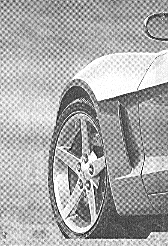
#> input picture 4.tif, 168 x 246 px
$ python lab11.py
#> lines starting #> are read from the running program, lines starting #| are printed output that depends on the picture; after the words box and inside, x2 and y2 are one past the last pixel; in counts of white or black regions, pixels touching at a corner belong together
# """
# Task 1
# Use the following figures to compute the FFT and display the results.
# """
#
# import cv2 as cv
# import numpy as np
#
# filename1 = '1a.tif'
# filename2 = '1b.tif'
#
# img1 = cv.imread(filename1, cv.IMREAD_GRAYSCALE)
# img2 = cv.imread(filename2, cv.IMREAD_GRAYSCALE)
#
# f1 = np.fft.fftshift(np.fft.fft2(img1))
# f2 = np.fft.fftshift(np.fft.fft2(img2))
#
# magnitude1 = np.abs(f1)
# magnitude2 = np.abs(f2)
#
# magnitude1_log = np.log(1 + magnitude1)
# magnitude2_log = np.log(1 + magnitude2)
#
# # Normalize the magnitude spectrum images to uint8 format
# magnitude1_log_normalized = cv.normalize(magnitude1_log, None, 0, 255, cv.NORM_MINMAX, dtype=cv.CV_8U)
# magnitude2_log_normalized = cv.normalize(magnitude2_log, None, 0, 255, cv.NORM_MINMAX, dtype=cv.CV_8U)
#
# # Display magnitude spectrum images using OpenCV
# cv.imshow("Magnitude Spectrum of Image 1", magnitude1_log_normalized)
# cv.imshow("Magnitude Spectrum of Image 2", magnitude2_log_normalized)
# cv.waitKey(0)
# cv.destroyAllWindows()


# """
# Task 02
#  Apply smoothing effect on the given image (Fig 3) using Fourier transform technique. You will apply rectangular
#  shape low pass filter with cut off frequency 30 on given image. Display input image, its magnitude spectrum
#  and output image.
# """
#
# import cv2 as cv
# import numpy as np
#
# img = cv.imread("2.tif", cv.IMREAD_GRAYSCALE)
# f = np.fft.fftshift(np.fft.fft2(img))
#
# # Create a rectangular low pass filter
# rows, cols = img.shape
# cutoff_frequency = 30
# low_pass_filter = np.zeros((rows, cols), dtype=np.uint8)
# low_pass_filter[int(rows / 2) - cutoff_frequency:int(rows / 2) + cutoff_frequency,
# int(cols / 2) - cutoff_frequency:int(cols / 2) + cutoff_frequency] = 1
#
# # Apply the filter to the frequency domain representation of the image
# filtered_f = f * low_pass_filter
#
# # Compute the inverse Fourier transform to get the filtered image
# filtered_img = np.abs(np.fft.ifft2(np.fft.ifftshift(filtered_f)))
#
# # Normalize the filtered image to uint8 format
# filtered_img_normalized = cv.normalize(filtered_img, None, 0, 255, cv.NORM_MINMAX, dtype=cv.CV_8U)
#
# # Display the input image, magnitude spectrum, and filtered image
# cv.imshow("Input Image", img)
# cv.imshow("Magnitude Spectrum", np.uint8(np.abs(10 * np.log(f))))
# cv.imshow("Filtered Image", filtered_img_normalized)
# cv.waitKey(0)
# cv.destroyAllWindows()

# """
# Task 03
# Find magnitude gradient of image by applying high pass filter of rectangular shape with cut off frequency 30.
# Display input image its magnitude spectrum and magnitude gradient.

# """

# import cv2 as cv
# import numpy as np

# img = cv.imread("3.tif", cv.IMREAD_GRAYSCALE)

# f = np.fft.fftshift(np.fft.fft2(img))

# # Create a rectangular high pass filter
# rows, cols = img.shape
# cutoff_frequency = 30
# high_pass_filter = np.ones((rows, cols), dtype=np.uint8)
# high_pass_filter[int(rows / 2) - cutoff_frequency:int(rows / 2) + cutoff_frequency,
#                     int(cols / 2) - cutoff_frequency:int(cols / 2) + cutoff_frequency] = 0

# # Apply the filter to the frequency domain representation of the image
# filtered_f = f * high_pass_filter

# # Compute the inverse Fourier transform to get the filtered image

# filtered_img = np.abs(np.fft.ifft2(np.fft.ifftshift(filtered_f)))

# # Normalize the filtered image to uint8 format
# filtered_img_normalized = cv.normalize(filtered_img, None, 0, 255, cv.NORM_MINMAX, dtype=cv.CV_8U)

# # Display the input image, magnitude spectrum, and filtered image
# cv.imshow("Input Image", img)
# cv.imshow("Magnitude Spectrum", np.uint8(np.abs(7 * np.log(f))))
# cv.imshow("Magnitude Gradient", filtered_img_normalized)
# cv.waitKey(0)
# cv.destroyAllWindows()


"""
Task 04

Design Bandstop filter of width 30 and cutoff frequency 25 for noise removal in image.
Bandstop filter: W is width of band, D is the distance D(u,v) from center of the filter, Do is cutoff    frequency.
H(u,v)= {0         if Do ┤-(W )/2 ≤ D ≤ Do  + w/2   ;   1   Otherwise

"""

import cv2 as cv
import numpy as np

img = cv.imread("4.tif", cv.IMREAD_GRAYSCALE)
#> img is the input picture: shape (246, 168); min 0, max 255, mean 169.7

f = np.fft.fftshift(np.fft.fft2(img))

# Create a bandstop filter
rows, cols = img.shape
#> rows = 246; cols = 168
width = 30
cutoff_frequency = 25
bandstop_filter = np.ones((rows, cols), dtype=np.uint8)
d = np.zeros((rows, cols), dtype=np.float32)
for i in range(rows):
    for j in range(cols):
        d[i, j] = np.sqrt((i - rows / 2) ** 2 + (j - cols / 2) ** 2)
        if cutoff_frequency - width / 2 <= d[i, j] <= cutoff_frequency + width / 2:
            bandstop_filter[i, j] = 0
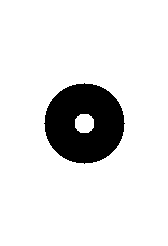
#> bandstop_filter: shape (246, 168); values 0 (black) and 1 (white), 88.6% white; 1 black region, box (x1, y1, x2, y2) and area: (44, 83, 125, 164) 4720
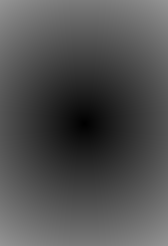
#> d: shape (246, 168) float32; min 0, max 148.9, mean 80.1


# Apply the filter to the frequency domain representation of the image
filtered_f = f * bandstop_filter

# Compute the inverse Fourier transform to get the filtered image
filtered_img = np.abs(np.fft.ifft2(np.fft.ifftshift(filtered_f)))
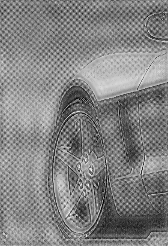
#> filtered_img: shape (246, 168) float64; min 1.36, max 329.7, mean 169.7; drawn with min black and max white

# Normalize the filtered image to uint8 format
filtered_img_normalized = cv.normalize(filtered_img, None, 0, 255, cv.NORM_MINMAX, dtype=cv.CV_8U)

# Display the input image, magnitude spectrum, and filtered image

cv.imshow("Input Image", img)
cv.imshow("Magnitude Spectrum", np.uint8(np.abs(10 * np.log(f))))
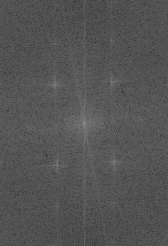
#> window 'Magnitude Spectrum': shape (246, 168); min 35, max 157, mean 84.2
cv.imshow("Filtered Image", filtered_img_normalized)
cv.waitKey(0)
cv.destroyAllWindows()

$ run again, with 1a.tif copied over 4.tif
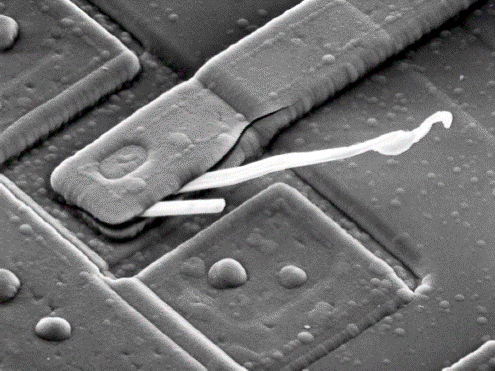
#> input picture 1a.tif, 495 x 371 px
#> after the loop `for i in range(rows):`:
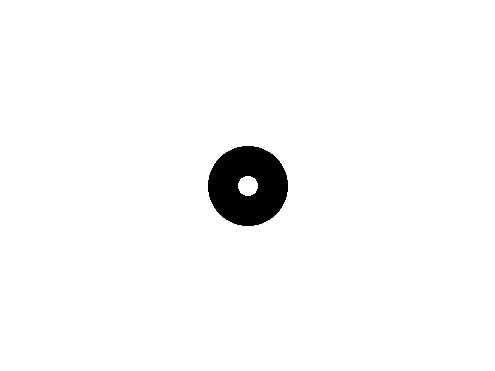
#> bandstop_filter: shape (371, 495); values 0 (black) and 1 (white), 97.4% white; 1 black region, box (x1, y1, x2, y2) and area: (208, 146, 288, 226) 4708
#> `cv.imshow("Magnitude Spectrum", np.uint8(np.abs(10 * np.log(f))))`:
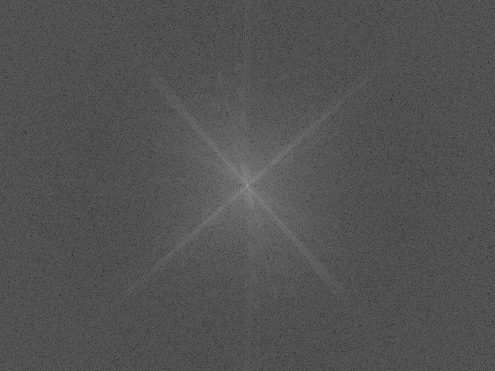
#> window 'Magnitude Spectrum': shape (371, 495); min 31, max 168, mean 82.2

$ run again, with 2.tif copied over 4.tif
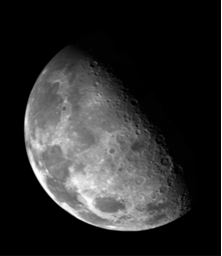
#> input picture 2.tif, 222 x 256 px
#> img is the input picture: shape (256, 222); min 0, max 255, mean 43.6
#> after the loop `for i in range(rows):`:
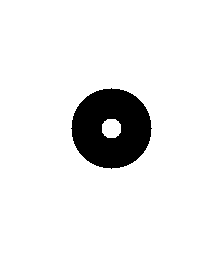
#> bandstop_filter: shape (256, 222); values 0 (black) and 1 (white), 91.7% white; 1 black region, box (x1, y1, x2, y2) and area: (71, 88, 152, 169) 4720
#> `cv.imshow("Magnitude Spectrum", np.uint8(np.abs(10 * np.log(f))))`:
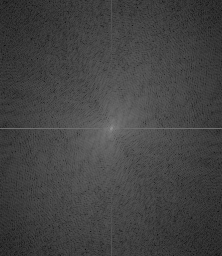
#> window 'Magnitude Spectrum': shape (256, 222); min 13, max 147, mean 66.9
